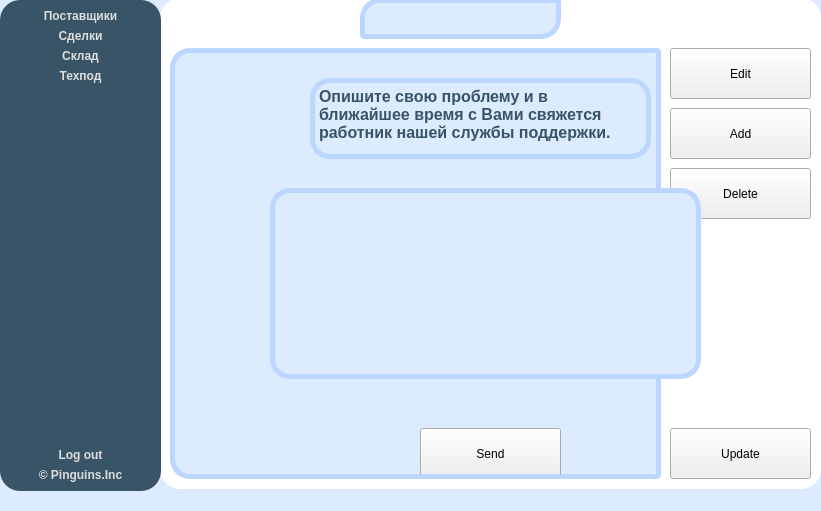
<?xml version="1.0" encoding="UTF-8"?>
<ui version="4.0">
 <class>managerUi</class>
 <widget class="QWidget" name="managerUi">
  <property name="geometry">
   <rect>
    <x>0</x>
    <y>0</y>
    <width>821</width>
    <height>511</height>
   </rect>
  </property>
  <property name="windowTitle">
   <string>Form</string>
  </property>
  <widget class="QLabel" name="RoundedBackground">
   <property name="geometry">
    <rect>
     <x>160</x>
     <y>-2</y>
     <width>661</width>
     <height>491</height>
    </rect>
   </property>
   <property name="styleSheet">
    <string notr="true">background-color :rgb(255, 255, 255);
border-radius: 20px;</string>
   </property>
   <property name="text">
    <string/>
   </property>
  </widget>
  <widget class="QLabel" name="Greeting">
   <property name="geometry">
    <rect>
     <x>320</x>
     <y>38</y>
     <width>331</width>
     <height>41</height>
    </rect>
   </property>
   <property name="styleSheet">
    <string notr="true">font:bold 12pt &quot;Comfortaa&quot;;
color: rgb(56, 84, 102);</string>
   </property>
   <property name="text">
    <string>&lt;html&gt;&lt;head/&gt;&lt;body&gt;&lt;p&gt;&lt;span style=&quot; font-size:16pt;&quot;&gt;Welcome FIO(из БД брать)&lt;/span&gt;&lt;/p&gt;&lt;/body&gt;&lt;/html&gt;</string>
   </property>
  </widget>
  <widget class="QPushButton" name="Update">
   <property name="geometry">
    <rect>
     <x>670</x>
     <y>428</y>
     <width>141</width>
     <height>51</height>
    </rect>
   </property>
   <property name="styleSheet">
    <string notr="true">QPushButton#pushButton_8:!pressed {
    font: 12pt &quot;Comfortaa&quot;;
	font: bold;
	color:  rgb(56, 84, 102);	
	background-color: rgb(221, 235, 255);
	border: 5px solid #BBD6FF ;
	border-top-right-radius:20px;
	border-bottom-right-radius:20px;
	border-top-left-radius:5px;
	border-bottom-left-radius:5px;
 }

QPushButton#pushButton_8 {
    font: 12pt &quot;Comfortaa&quot;;
	font: bold;
	color:  rgb(56, 84, 102);	
	background-color: rgb(221, 235, 255);
	border: 5px solid #BBD6FF ;
	border-top-right-radius:20px;
	border-bottom-right-radius:20px;
	border-top-left-radius:5px;
	border-bottom-left-radius:5px;
 }

QPushButton#pushButton_8:hover {
    font: 12pt &quot;Comfortaa&quot;;
	font: bold;
	color:  rgb(56, 84, 102);	
	background-color: rgb(165, 199, 250);
	border: 5px solid #75ACFF;
	border-top-right-radius:20px;
	border-bottom-right-radius:20px;
	border-top-left-radius:5px;
	border-bottom-left-radius:5px;
 }


QPushButton#pushButton_8:pressed {
    font: 12pt &quot;Comfortaa&quot;;
	font: bold;
	color:  rgb(56, 84, 102);	
	background-color: rgb(165, 199, 250);
	border: 5px solid #75ACFF;
	border-top-right-radius:20px;
	border-bottom-right-radius:20px;
	border-top-left-radius:5px;
	border-bottom-left-radius:5px;
 }</string>
   </property>
   <property name="text">
    <string>Update</string>
   </property>
  </widget>
  <widget class="QLabel" name="ProviderLabel">
   <property name="geometry">
    <rect>
     <x>360</x>
     <y>-2</y>
     <width>201</width>
     <height>41</height>
    </rect>
   </property>
   <property name="styleSheet">
    <string notr="true">font: 12pt &quot;Comfortaa&quot;;
	font: bold;
	color:  rgb(56, 84, 102);	
	background-color: rgb(221, 235, 255);
	border: 5px solid #BBD6FF ;
	border-top-left-radius: 20px;
	border-top-right-radius: 5px;
border-bottom-left-radius: 5px;
	border-bottom-right-radius: 20px;
	text-align: right;</string>
   </property>
   <property name="text">
    <string/>
   </property>
   <property name="alignment">
    <set>Qt::AlignCenter</set>
   </property>
  </widget>
  <widget class="QLabel" name="RoundedBlue">
   <property name="geometry">
    <rect>
     <x>170</x>
     <y>48</y>
     <width>491</width>
     <height>431</height>
    </rect>
   </property>
   <property name="styleSheet">
    <string notr="true">background-color: rgb(221, 235, 255);

border-radius:20px;</string>
   </property>
   <property name="text">
    <string/>
   </property>
  </widget>
  <widget class="QLabel" name="label_8">
   <property name="geometry">
    <rect>
     <x>-110</x>
     <y>-82</y>
     <width>1091</width>
     <height>741</height>
    </rect>
   </property>
   <property name="styleSheet">
    <string notr="true">background-color:rgb(221, 235, 255);</string>
   </property>
   <property name="text">
    <string/>
   </property>
  </widget>
  <widget class="QPushButton" name="Edit">
   <property name="geometry">
    <rect>
     <x>670</x>
     <y>48</y>
     <width>141</width>
     <height>51</height>
    </rect>
   </property>
   <property name="styleSheet">
    <string notr="true">QPushButton#pushButton_9:!pressed {
    font: 12pt &quot;Comfortaa&quot;;
	font: bold;
	color:  rgb(56, 84, 102);	
	background-color: rgb(221, 235, 255);
	border: 5px solid #BBD6FF ;
	border-top-right-radius:20px;
	border-bottom-right-radius:5px;
	border-top-left-radius:5px;
	border-bottom-left-radius:5px;
 }

QPushButton#pushButton_9 {
    font: 12pt &quot;Comfortaa&quot;;
	font: bold;
	color:  rgb(56, 84, 102);	
	background-color: rgb(221, 235, 255);
	border: 5px solid #BBD6FF ;
	border-top-right-radius:20px;
	border-bottom-right-radius:5px;
	border-top-left-radius:5px;
	border-bottom-left-radius:5px;
 }

QPushButton#pushButton_9:hover {
    font: 12pt &quot;Comfortaa&quot;;
	font: bold;
	color:  rgb(56, 84, 102);	
	background-color: rgb(165, 199, 250);
	border: 5px solid #75ACFF;
	border-top-right-radius:20px;
	border-bottom-right-radius:5px;
	border-top-left-radius:5px;
	border-bottom-left-radius:5px;
 }


QPushButton#pushButton_9:pressed {
    font: 12pt &quot;Comfortaa&quot;;
	font: bold;
	color:  rgb(56, 84, 102);	
	background-color: rgb(165, 199, 250);
	border: 5px solid #75ACFF;
	border-top-right-radius:20px;
	border-bottom-right-radius:5px;
	border-top-left-radius:5px;
	border-bottom-left-radius:5px;
 }</string>
   </property>
   <property name="text">
    <string>Edit</string>
   </property>
  </widget>
  <widget class="QTextEdit" name="textEdit">
   <property name="geometry">
    <rect>
     <x>270</x>
     <y>188</y>
     <width>431</width>
     <height>191</height>
    </rect>
   </property>
   <property name="styleSheet">
    <string notr="true">	font: 12pt &quot;Comfortaa&quot;;
	font: bold;
	color:  rgb(56, 84, 102);	
	background-color: rgb(221, 235, 255);
	border: 5px solid #BBD6FF ;
	border-radius: 20px;</string>
   </property>
  </widget>
  <widget class="QLabel" name="Company">
   <property name="geometry">
    <rect>
     <x>420</x>
     <y>448</y>
     <width>121</width>
     <height>31</height>
    </rect>
   </property>
   <property name="styleSheet">
    <string notr="true">font:bold 12pt &quot;Comfortaa&quot;;
color: rgb(56, 84, 102);</string>
   </property>
   <property name="text">
    <string>&lt;html&gt;&lt;head/&gt;&lt;body&gt;&lt;p&gt;&lt;span style=&quot; font-size:14pt;&quot;&gt;Pinguins.Inc&lt;/span&gt;&lt;/p&gt;&lt;/body&gt;&lt;/html&gt;</string>
   </property>
  </widget>
  <widget class="QLabel" name="label_11">
   <property name="geometry">
    <rect>
     <x>400</x>
     <y>368</y>
     <width>1091</width>
     <height>741</height>
    </rect>
   </property>
   <property name="styleSheet">
    <string notr="true">background-color:rgb(221, 235, 255);</string>
   </property>
   <property name="text">
    <string/>
   </property>
  </widget>
  <widget class="QTextBrowser" name="Help">
   <property name="geometry">
    <rect>
     <x>310</x>
     <y>78</y>
     <width>341</width>
     <height>81</height>
    </rect>
   </property>
   <property name="styleSheet">
    <string notr="true">	font: 12pt &quot;Comfortaa&quot;;
	font: bold;
	color:  rgb(56, 84, 102);	
	background-color: rgb(221, 235, 255);
	border: 5px solid #BBD6FF ;
	border-radius: 20px;</string>
   </property>
   <property name="html">
    <string>&lt;!DOCTYPE HTML PUBLIC &quot;-//W3C//DTD HTML 4.0//EN&quot; &quot;http://www.w3.org/TR/REC-html40/strict.dtd&quot;&gt;
&lt;html&gt;&lt;head&gt;&lt;meta name=&quot;qrichtext&quot; content=&quot;1&quot; /&gt;&lt;meta charset=&quot;utf-8&quot; /&gt;&lt;style type=&quot;text/css&quot;&gt;
p, li { white-space: pre-wrap; }
hr { height: 1px; border-width: 0; }
&lt;/style&gt;&lt;/head&gt;&lt;body style=&quot; font-family:'Comfortaa'; font-size:12pt; font-weight:700; font-style:normal;&quot;&gt;
&lt;p style=&quot; margin-top:0px; margin-bottom:0px; margin-left:0px; margin-right:0px; -qt-block-indent:0; text-indent:0px;&quot;&gt;&lt;span style=&quot; font-family:'MS Shell Dlg 2'; font-weight:600;&quot;&gt;Опишите свою проблему и в ближайшее время с Вами свяжется работник нашей службы поддержки.&lt;/span&gt;&lt;/p&gt;&lt;/body&gt;&lt;/html&gt;</string>
   </property>
  </widget>
  <widget class="QTableWidget" name="tableWidget">
   <property name="geometry">
    <rect>
     <x>170</x>
     <y>48</y>
     <width>491</width>
     <height>431</height>
    </rect>
   </property>
   <property name="styleSheet">
    <string notr="true">QTableWidget#tableWidget {
	background-color:transparent;
	color: rgb(56, 84, 102);
	font: 14px &quot;Comfortaa&quot;;
	border-top-left-radius: 20px;
	border-bottom-right-radius:5px;
	border-top-right-radius: 5px;
	border-bottom-left-radius: 20px;
	border: 5px solid #BBD6FF ;
}





QHeaderView{
	background-color:transparent;
	border: 10px black solid;
}

QTableView QTableCornerButton::section {
    border-top-left-radius: 15px;
}

QTableWidget::item:selection {
    selection-background-color: rgb(56, 84, 102);	
	selection-color:  rgb(222, 222, 222);
}
</string>
   </property>
  </widget>
  <widget class="QPushButton" name="Delete">
   <property name="geometry">
    <rect>
     <x>670</x>
     <y>168</y>
     <width>141</width>
     <height>51</height>
    </rect>
   </property>
   <property name="styleSheet">
    <string notr="true">QPushButton#pushButton_11:!pressed {
    font: 12pt &quot;Comfortaa&quot;;
	font: bold;
	color:  rgb(56, 84, 102);	
	background-color: rgb(221, 235, 255);
	border: 5px solid #BBD6FF ;
	border-top-right-radius:5px;
	border-bottom-right-radius:20px;
	border-top-left-radius:5px;
	border-bottom-left-radius:5px;
 }

QPushButton#pushButton_11 {
    font: 12pt &quot;Comfortaa&quot;;
	font: bold;
	color:  rgb(56, 84, 102);	
	background-color: rgb(221, 235, 255);
	border: 5px solid #BBD6FF ;
	border-top-right-radius:5px;
	border-bottom-right-radius:20px;
	border-top-left-radius:5px;
	border-bottom-left-radius:5px;
 }

QPushButton#pushButton_11:hover {
    font: 12pt &quot;Comfortaa&quot;;
	font: bold;
	color:  rgb(56, 84, 102);	
	background-color: rgb(165, 199, 250);
	border: 5px solid #75ACFF;
	border-top-right-radius:5px;
	border-bottom-right-radius:20px;
	border-top-left-radius:5px;
	border-bottom-left-radius:5px;
 }


QPushButton#pushButton_11:pressed {
    font: 12pt &quot;Comfortaa&quot;;
	font: bold;
	color:  rgb(56, 84, 102);	
	background-color: rgb(165, 199, 250);
	border: 5px solid #75ACFF;
	border-top-right-radius:5px;
	border-bottom-right-radius:20px;
	border-top-left-radius:5px;
	border-bottom-left-radius:5px;
 }</string>
   </property>
   <property name="text">
    <string>Delete</string>
   </property>
  </widget>
  <widget class="QLabel" name="Title">
   <property name="geometry">
    <rect>
     <x>320</x>
     <y>368</y>
     <width>321</width>
     <height>81</height>
    </rect>
   </property>
   <property name="styleSheet">
    <string notr="true">font:bold 12pt &quot;Comfortaa&quot;;
color: rgb(56, 84, 102);</string>
   </property>
   <property name="text">
    <string>&lt;html&gt;&lt;head/&gt;&lt;body&gt;&lt;p&gt;&lt;span style=&quot; font-size:36pt;&quot;&gt;Pinguin CRM&lt;/span&gt;&lt;/p&gt;&lt;/body&gt;&lt;/html&gt;</string>
   </property>
  </widget>
  <widget class="QPushButton" name="Send">
   <property name="geometry">
    <rect>
     <x>420</x>
     <y>428</y>
     <width>141</width>
     <height>51</height>
    </rect>
   </property>
   <property name="styleSheet">
    <string notr="true">QPushButton#pushButton_12:!pressed {
    font: 12pt &quot;Comfortaa&quot;;
	font: bold;
	color:  rgb(56, 84, 102);	
	background-color: rgb(221, 235, 255);
	border: 5px solid #BBD6FF ;
	border-radius:20px;
 }

QPushButton#pushButton_12 {
    font: 12pt &quot;Comfortaa&quot;;
	font: bold;
	color:  rgb(56, 84, 102);	
	background-color: rgb(221, 235, 255);
	border: 5px solid #BBD6FF ;
	border-radius:20px;;
 }

QPushButton#pushButton_12:hover {
    font: 12pt &quot;Comfortaa&quot;;
	font: bold;
	color:  rgb(56, 84, 102);	
	background-color: rgb(165, 199, 250);
	border: 5px solid #75ACFF;
	border-radius:20px;
 }


QPushButton#pushButton_12:pressed {
    font: 12pt &quot;Comfortaa&quot;;
	font: bold;
	color:  rgb(56, 84, 102);	
	background-color: rgb(165, 199, 250);
	border: 5px solid #75ACFF;
	border-radius:20px;
 }</string>
   </property>
   <property name="text">
    <string>Send</string>
   </property>
  </widget>
  <widget class="QPushButton" name="Add">
   <property name="geometry">
    <rect>
     <x>670</x>
     <y>108</y>
     <width>141</width>
     <height>51</height>
    </rect>
   </property>
   <property name="styleSheet">
    <string notr="true">QPushButton#pushButton_10:!pressed {
    font: 12pt &quot;Comfortaa&quot;;
	font: bold;
	color:  rgb(56, 84, 102);	
	background-color: rgb(221, 235, 255);
	border: 5px solid #BBD6FF ;
	border-top-right-radius:5px;
	border-bottom-right-radius:5px;
	border-top-left-radius:5px;
	border-bottom-left-radius:5px;
 }

QPushButton#pushButton_10 {
    font: 12pt &quot;Comfortaa&quot;;
	font: bold;
	color:  rgb(56, 84, 102);	
	background-color: rgb(221, 235, 255);
	border: 5px solid #BBD6FF ;
	border-top-right-radius:5px;
	border-bottom-right-radius:5px;
	border-top-left-radius:5px;
	border-bottom-left-radius:5px;
 }

QPushButton#pushButton_10:hover {
    font: 12pt &quot;Comfortaa&quot;;
	font: bold;
	color:  rgb(56, 84, 102);	
	background-color: rgb(165, 199, 250);
	border: 5px solid #75ACFF;
	border-top-right-radius:5px;
	border-bottom-right-radius:5px;
	border-top-left-radius:5px;
	border-bottom-left-radius:5px;
 }


QPushButton#pushButton_10:pressed {
    font: 12pt &quot;Comfortaa&quot;;
	font: bold;
	color:  rgb(56, 84, 102);	
	background-color: rgb(165, 199, 250);
	border: 5px solid #75ACFF;
	border-top-right-radius:5px;
	border-bottom-right-radius:5px;
	border-top-left-radius:5px;
	border-bottom-left-radius:5px;
 }</string>
   </property>
   <property name="text">
    <string>Add</string>
   </property>
  </widget>
  <widget class="QLabel" name="Icon">
   <property name="geometry">
    <rect>
     <x>340</x>
     <y>88</y>
     <width>271</width>
     <height>291</height>
    </rect>
   </property>
   <property name="text">
    <string/>
   </property>
  </widget>
  <widget class="QGroupBox" name="LeftButtons">
   <property name="geometry">
    <rect>
     <x>0</x>
     <y>0</y>
     <width>161</width>
     <height>491</height>
    </rect>
   </property>
   <property name="styleSheet">
    <string notr="true">color: rgb(222, 222, 222);
	font: bold;
	border: none;
	background-color: rgb(56, 84, 102);
	border-radius:20px;</string>
   </property>
   <property name="title">
    <string/>
   </property>
   <layout class="QVBoxLayout" name="verticalLayout_2">
    <item>
     <widget class="QPushButton" name="Provider">
      <property name="styleSheet">
       <string notr="true">

QPushButton#Provider {
    font: 12pt &quot;Comfortaa&quot;;
	color: rgb(222, 222, 222);
	font: bold;
	border: none;
	background-color: rgb(56, 84, 102);
	border-radius:20px;
 }



QPushButton#Provider:hover:!pressed {
     background-color: rgb(54, 69, 80);
	font: 12pt &quot;Comfortaa&quot;;
	color: rgb(222, 222, 222);
	font: bold;
	border: none;
	border-radius:20px;
 }

QPushButton#Provider:pressed {
     background-color: rgb(54, 69, 80);
	font: 12pt &quot;Comfortaa&quot;;
	color: rgb(222, 222, 222);
	font: bold;
	border: none;
	border-radius:20px;
 }

QPushButton#Provider:checked {
     background-color: rgb(54, 69, 80);
	font: 12pt &quot;Comfortaa&quot;;
	color: rgb(222, 222, 222);
	font: bold;
	border: none;
	border-radius:20px;
 }</string>
      </property>
      <property name="text">
       <string>Поставщики</string>
      </property>
      <property name="flat">
       <bool>false</bool>
      </property>
     </widget>
    </item>
    <item>
     <widget class="QPushButton" name="Deal">
      <property name="styleSheet">
       <string notr="true">QPushButton#Deal:!pressed {
    font: 12pt &quot;Comfortaa&quot;;
	color: rgb(222, 222, 222);
	font: bold;
	border: none;
	background-color: rgb(56, 84, 102);
	border-radius:20px;
 }

QPushButton#Deal {
    font: 12pt &quot;Comfortaa&quot;;
	color: rgb(222, 222, 222);
	font: bold;
	border: none;
	background-color: rgb(56, 84, 102);
	border-radius:20px;
 }

QPushButton#Deal:hover {
     background-color: rgb(54, 69, 80);
	font: 12pt &quot;Comfortaa&quot;;
	color: rgb(222, 222, 222);
	font: bold;
	border: none;
	border-radius:20px;
 }


QPushButton#Deal:pressed {
     background-color: rgb(45, 58, 66);
	font: 12pt &quot;Comfortaa&quot;;
	color: rgb(222, 222, 222);
	font: bold;
	border: none;
	border-radius:20px;
 }</string>
      </property>
      <property name="text">
       <string>Сделки</string>
      </property>
      <property name="flat">
       <bool>true</bool>
      </property>
     </widget>
    </item>
    <item>
     <widget class="QPushButton" name="Stock">
      <property name="styleSheet">
       <string notr="true">QPushButton#Employee:!pressed {
    font: 12pt &quot;Comfortaa&quot;;
	color: rgb(222, 222, 222);
	font: bold;
	border: none;
	background-color: rgb(56, 84, 102);
	border-radius:20px;
 }

QPushButton#Employee {
    font: 12pt &quot;Comfortaa&quot;;
	color: rgb(222, 222, 222);
	font: bold;
	border: none;
	background-color: rgb(56, 84, 102);
	border-radius:20px;
 }

QPushButton#Employee:hover {
     background-color: rgb(54, 69, 80);
	font: 12pt &quot;Comfortaa&quot;;
	color: rgb(222, 222, 222);
	font: bold;
	border: none;
	border-radius:20px;
 }


QPushButton#Employee:pressed {
     background-color: rgb(45, 58, 66);
	font: 12pt &quot;Comfortaa&quot;;
	color: rgb(222, 222, 222);
	font: bold;
	border: none;
	border-radius:20px;
 }</string>
      </property>
      <property name="text">
       <string>Склад</string>
      </property>
      <property name="flat">
       <bool>true</bool>
      </property>
     </widget>
    </item>
    <item>
     <widget class="QPushButton" name="Support">
      <property name="styleSheet">
       <string notr="true">QPushButton#Support:!pressed {
    font: 12pt &quot;Comfortaa&quot;;
	color: rgb(222, 222, 222);
	font: bold;
	border: none;
	background-color: rgb(56, 84, 102);
	border-radius:20px;
 }

QPushButton#Support {
    font: 12pt &quot;Comfortaa&quot;;
	color: rgb(222, 222, 222);
	font: bold;
	border: none;
	background-color: rgb(56, 84, 102);
	border-radius:20px;
 }

QPushButton#Support:hover {
     background-color: rgb(54, 69, 80);
	font: 12pt &quot;Comfortaa&quot;;
	color: rgb(222, 222, 222);
	font: bold;
	border: none;
	border-radius:20px;
 }


QPushButton#Support:pressed {
     background-color: rgb(45, 58, 66);
	font: 12pt &quot;Comfortaa&quot;;
	color: rgb(222, 222, 222);
	font: bold;
	border: none;
	border-radius:20px;
 }</string>
      </property>
      <property name="text">
       <string>Техпод</string>
      </property>
      <property name="flat">
       <bool>true</bool>
      </property>
     </widget>
    </item>
    <item>
     <spacer name="verticalSpacer">
      <property name="orientation">
       <enum>Qt::Vertical</enum>
      </property>
      <property name="sizeHint" stdset="0">
       <size>
        <width>20</width>
        <height>40</height>
       </size>
      </property>
     </spacer>
    </item>
    <item>
     <widget class="QPushButton" name="Logout">
      <property name="styleSheet">
       <string notr="true">QPushButton#Logout:!pressed {
    font: 12pt &quot;Comfortaa&quot;;
	color: rgb(222, 222, 222);
	font: bold;
	border: none;
	background-color: rgb(56, 84, 102);
	border-radius:20px;
 }

QPushButton#Logout {
    font: 12pt &quot;Comfortaa&quot;;
	color: rgb(222, 222, 222);
	font: bold;
	border: none;
	background-color: rgb(56, 84, 102);
	border-radius:20px;
 }

QPushButton#Logout:hover {
     background-color: rgb(54, 69, 80);
	font: 12pt &quot;Comfortaa&quot;;
	color: rgb(222, 222, 222);
	font: bold;
	border: none;
	border-radius:20px;
 }


QPushButton#Logout:pressed {
     background-color: rgb(45, 58, 66);
	font: 12pt &quot;Comfortaa&quot;;
	color: rgb(222, 222, 222);
	font: bold;
	border: none;
	border-radius:20px;
 }</string>
      </property>
      <property name="text">
       <string>Log out</string>
      </property>
     </widget>
    </item>
    <item>
     <widget class="QLabel" name="Company_2">
      <property name="styleSheet">
       <string notr="true">color: rgb(222, 222, 222);
font:light &quot;Comfortaa&quot; 16px;
background-color: rgb(56, 84, 102);</string>
      </property>
      <property name="text">
       <string>© Pinguins.Inc</string>
      </property>
      <property name="alignment">
       <set>Qt::AlignCenter</set>
      </property>
     </widget>
    </item>
   </layout>
  </widget>
  <zorder>label_8</zorder>
  <zorder>label_11</zorder>
  <zorder>RoundedBackground</zorder>
  <zorder>Icon</zorder>
  <zorder>Title</zorder>
  <zorder>Company</zorder>
  <zorder>Greeting</zorder>
  <zorder>RoundedBlue</zorder>
  <zorder>Edit</zorder>
  <zorder>Add</zorder>
  <zorder>Delete</zorder>
  <zorder>Send</zorder>
  <zorder>Update</zorder>
  <zorder>tableWidget</zorder>
  <zorder>Help</zorder>
  <zorder>textEdit</zorder>
  <zorder>ProviderLabel</zorder>
  <zorder>LeftButtons</zorder>
 </widget>
 <resources/>
 <connections/>
</ui>
